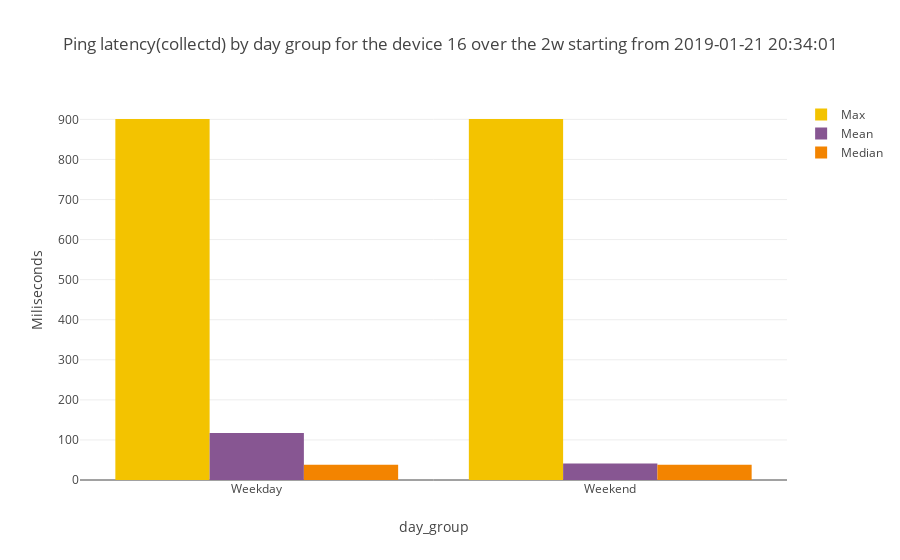

Write notebook code for a chart like this one.
### Code cell
device_number=16
subset=by_group_by_device_p1[by_group_by_device_p1["SK_PI"]==device_number]
combined_bar_plot_3traces(xvalues=subset["day_group"],
                         yvalues1=subset["max"],
                         yvalues2=subset["mean"],
                         yvalues3=subset["median"],
                         name1="Max",
                         name2="Mean",
                         name3="Median",
                         title="Ping latency(collectd) by day group for the device "+str(device_number)+" over the "+time_interval+" starting from "+starting_point,
                         xtitle="day_group",
                         stack=False)

### Figure 1 — Plotly figure (JSON) as saved in the notebook; plotly's stock layout.template omitted (floating-point values rounded to 4 significant figures)
{"data": [{"marker": {"color": "F3C300"}, "name": "Max", "type": "bar", "x": ["Weekday", "Weekend"], "y": [901.0, 901.0]}, {"marker": {"color": "875692"}, "name": "Mean", "type": "bar", "x": ["Weekday", "Weekend"], "y": [117.4, 41.1]}, {"marker": {"color": "F38400"}, "name": "Median", "type": "bar", "x": ["Weekday", "Weekend"], "y": [37.79, 37.75]}], "layout": {"title": "Ping latency(collectd) by day group for the device 16 over the 2w starting from 2019-01-21 20:34:01", "xaxis": {"title": "day_group"}, "yaxis": {"title": "Miliseconds"}}}
